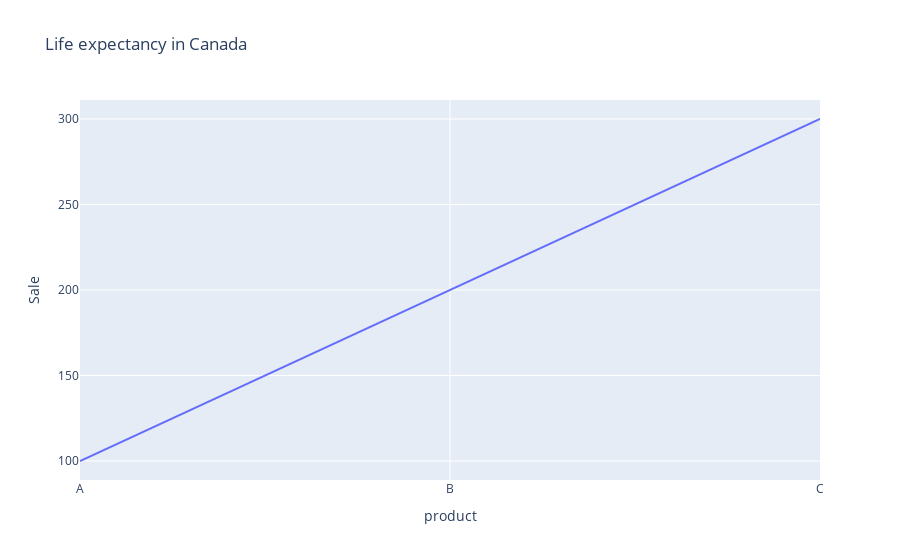

This figure's notebook cell:
### Markdown cell above
**line Graph**

### Code cell
fig = px.line(df, x="product", y="Sale", title='Life expectancy in Canada')
fig.write_html("output/line_graph.html")
fig.show()

### Figure 1 — Plotly figure (JSON) as saved in the notebook; plotly's stock layout.template omitted (floating-point values rounded to 4 significant figures)
{"data": [{"hovertemplate": "product=%{x}<br>Sale=%{y}<extra></extra>", "legendgroup": "", "line": {"color": "#636efa", "dash": "solid"}, "marker": {"symbol": "circle"}, "mode": "lines", "name": "", "orientation": "v", "showlegend": false, "type": "scatter", "x": ["A", "B", "C"], "xaxis": "x", "y": [100, 200, 300], "yaxis": "y"}], "layout": {"legend": {"tracegroupgap": 0}, "title": {"text": "Life expectancy in Canada"}, "xaxis": {"anchor": "y", "domain": [0, 1], "title": {"text": "product"}}, "yaxis": {"anchor": "x", "domain": [0, 1], "title": {"text": "Sale"}}}}
